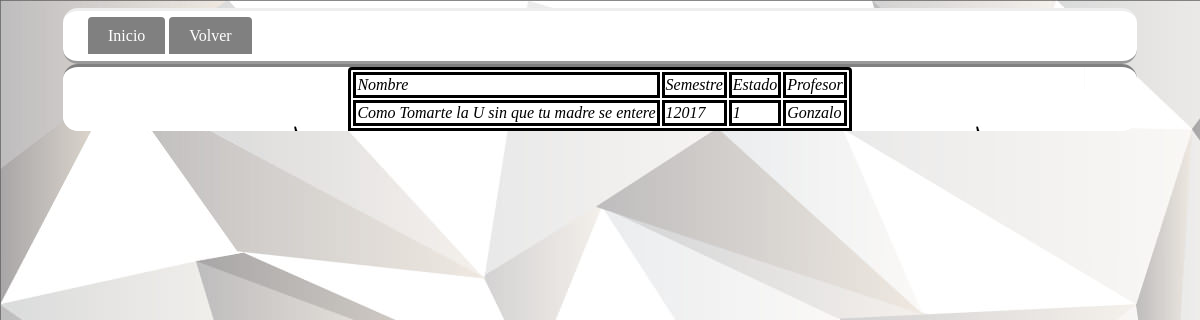
Screenshot of /veraceptadasfiltradas.php (signed in) with the database file from the repository.
### tables this page shows
CREATE TABLE `taller_libre` (
  `ID_EPRO` int(11) NOT NULL,
  `ID_TALLER` int(11) NOT NULL,
  `SEMESTRE` int(11) NOT NULL,
  `ID_PROGRAMA` int(11) NOT NULL,
  `INSCRITOS` int(11) NOT NULL,
  `ESTADO` int(11) NOT NULL,
  `MOTIVO` varchar(200) NOT NULL,
  `PROFESOR` varchar(45) NOT NULL,
  `NAME` varchar(45) NOT NULL
);

### veraceptadasfiltradas.php (the view, shortened to what this page needs)
<?php
    $servername = "localhost";
    $username = "root";
    $password = "localhost";
    $dbname = "dbtest";
    $conn = new mysqli($servername,$username,$password,$dbname);
?>
<!DOCTYPE html>
<html>
  <head>
    <link href="diseño.css" rel="stylesheet"/>
      <body>
        <div class ="menu">
          <ul id="menu">
            <li><a href="index.php">Inicio</a></li>
            <li><a href="loged.php">Volver</a></li>
          </ul>
        </div>
        <div class="contenido">
            <table>
                <tr>
                    <td>Nombre</td>
                    <td>Semestre</td>
                    <td>Estado</td>
                    <td>Profesor</td>
                </tr>
            <?php
                $sql = "SELECT name, semestre, estado, profesor from taller_libre where semestre = 12017 and estado = 1";
                $result = $conn->query($sql) or die("Falló la consulta" .$conn->error);
                if ($result->num_rows > 0) {
                while($rows= mysqli_fetch_array($result)){
                    echo "<tr><td>".$rows[0]."</td>";
                    echo "<td>".$rows[1]."</td>";
                    echo "<td>".$rows[2]."</td>";
                    echo "<td>".$rows[3]."</td>";
                    }
                }
                else {
                  echo "0 results";
                }
            ?>
        </table>
        </div>
      </body>
</html>

### diseño.css (style rules this page uses)
body { background-color: gray; background-image: url("DI.jpg"); }
.menu { margin: auto; width: 1024px; padding-right: 25px; padding-left: 25px; border-top-style: outset; border-bottom-style: outset; background-color: white; border-radius: 15px; }
ul#menu { padding: 0; }
ul#menu li { display: inline; }
ul#menu li a { background-color: gray; color: white; padding: 10px 20px; text-decoration: none; border-radius: 4px 4px 0 0; text-shadow: none; }
table { margin:auto; border-color: black; border-style: solid; border-radius: 4px 4px 0 0; overflow-y: auto; background-color: white; }
tr { border-color: black; border-style: solid; background-color: white; }
td { border-color: black; border-style: solid; background-color: white; }
.contenido { margin: auto; width: 1024px; padding-right: 25px; padding-left: 25px; border-top-style: outset; height: 120%; border-top-color: gray; border-right-color: gray; border-bottom-color: gray; border-left-color: gray; border-radius: 15px; background-color: white; font-style: oblique; color: black; text-shadow: -1px 0 white, 0 1px white, 1px 0 white, 0 -1px white; background-image: url("Especial_7.png"); }

### rows the page displays
taller_libre: NAME "Como Tomarte la U sin que tu madre se entere", SEMESTRE "12017", ESTADO "1", PROFESOR "Gonzalo"
